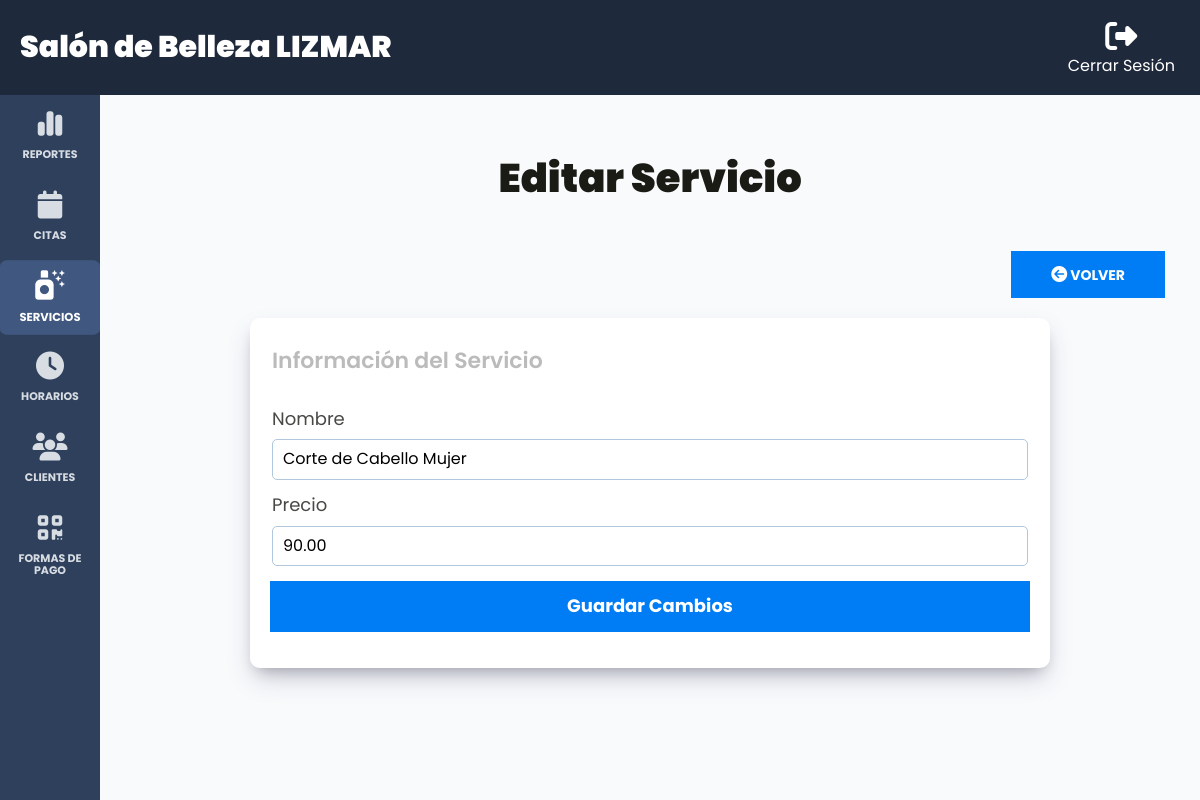
Before: /admin/servicios/editar?id=1 (signed in) with the older database file.
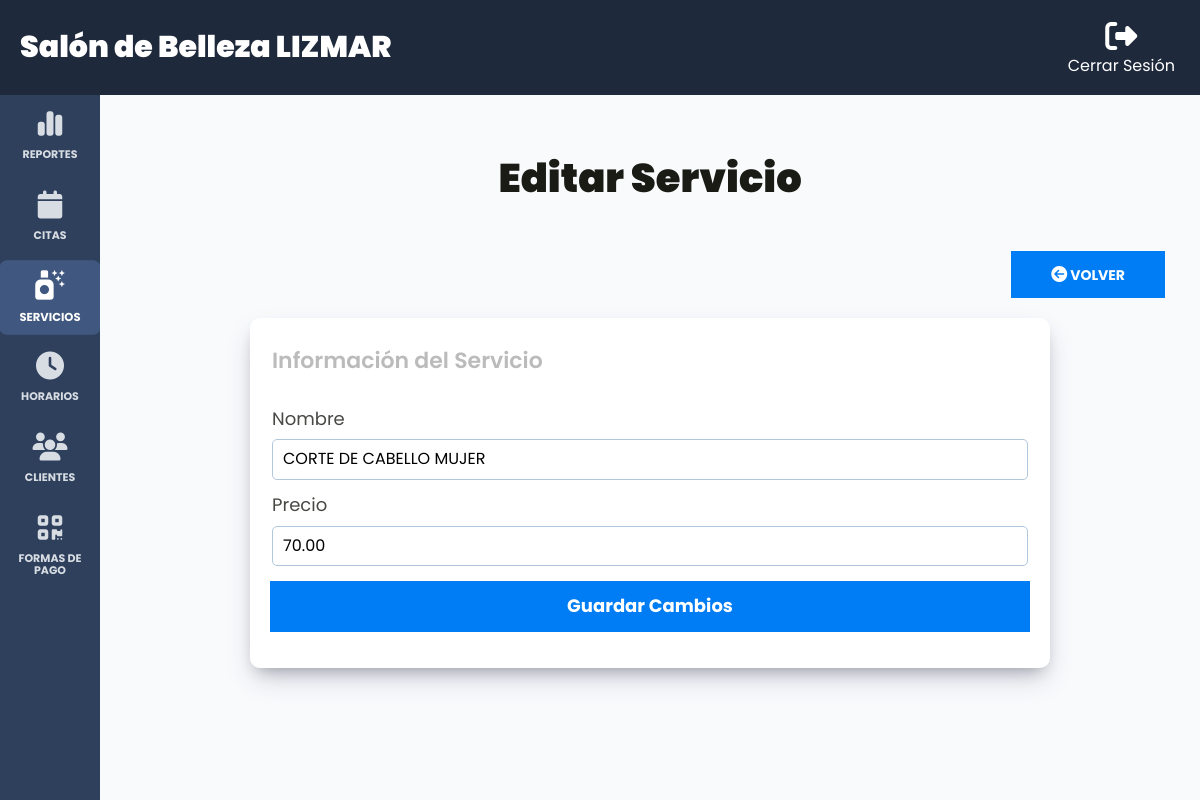
After: the same page with the newer database file.
### tables this page shows
CREATE TABLE `servicios` (
  `id` int NOT NULL AUTO_INCREMENT,
  `nombre` varchar(60) DEFAULT NULL,
  `precio` decimal(5,2) DEFAULT NULL,
  `estado` tinyint DEFAULT NULL,
  PRIMARY KEY (`id`)
);

### controllers/ServiciosController.php (called while the page is built, shortened)
<?php
class ServiciosController {
    public static function update(Router $router) {
        $id = $_GET['id'] ?? '';
        $id = filter_var($id, FILTER_VALIDATE_INT);
        $servicio = Servicio::find($id);
        $alertas = [];
        $router->render('admin/servicios/update', [
            'alertas' => $alertas,
            'servicio' => $servicio
        ]);
    }
}

### public/index.php (called while the page is built, shortened)
<?php
$router = new Router();
$router->get('/', [LoginController::class, 'login']);
$router->post('/', [LoginController::class, 'login']);
$router->get('/logout', [LoginController::class, 'logout']);
$router->get('/forgot-password', [LoginController::class, 'forgotPassword']);
$router->post('/forgot-password', [LoginController::class, 'forgotPassword']);
$router->get('/reset-password', [LoginController::class, 'resetPassword']);
$router->post('/reset-password', [LoginController::class, 'resetPassword']);
$router->get('/create-account', [LoginController::class, 'createAccount']);
$router->post('/create-account', [LoginController::class, 'createAccount']);
$router->get('/confirm-account', [LoginController::class, 'confirmAccount']);
$router->get('/message', [LoginController::class, 'message']);
$router->get('/cita', [CitaController::class, 'index']);
$router->get('/historial', [CitaController::class, 'showHistorial']);
$router->post('/cita/cancelar', [CitaController::class, 'update']);
$router->get('/api/servicios', [APIController::class, 'index']);
$router->get('/api/horarios', [APIController::class, 'showHorarios']);
$router->post('/api/horarios/estado', [APIController::class, 'cambiarEstadoHorarios']);
$router->post('/api/citas', [APIController::class, 'create']);
$router->get('/api/citas_admin', [APIController::class, 'getCitas']);
$router->get('/api/reportes/ingresos_mensuales', [ReportesAPIController::class, 'ingresosPorMes']);
$router->get('/api/reportes/ingresos_diarios', [ReportesAPIController::class, 'ingresosPorDia']);
$router->get('/api/reportes/servicios_solicitados', [ReportesAPIController::class, 'serviciosSolicitados']);
$router->get('/api/reportes/clientes_frecuentes', [ReportesAPIController::class, 'clientesFrecuentes']);
$router->get('/api/reportes/horarios_demandados', [ReportesAPIController::class, 'horariosDemandados']);
$router->get('/admin/dashboard', [DashboardController::class, 'index']);
$router->get('/admin/citas', [CitasController::class, 'index']);
$router->post('/admin/citas/editar', [CitasController::class, 'update']);
$router->get('/admin/clientes', [ClientesController::class, 'index']);
$router->get('/admin/horarios', [HorariosController::class, 'index']);
$router->get('/admin/formas_pagos', [FormasPagosController::class, 'index']);
$router->get('/admin/formas_pagos/actualizar_qr', [FormasPagosController::class, 'update']);
$router->post('/admin/formas_pagos/actualizar_qr', [FormasPagosController::class, 'update']);
$router->get('/admin/servicios', [ServiciosController::class, 'index']);
$router->get('/admin/servicios/crear', [ServiciosController::class, 'create']);
$router->post('/admin/servicios/crear', [ServiciosController::class, 'create']);
$router->get('/admin/servicios/editar', [ServiciosController::class, 'update']);
$router->post('/admin/servicios/editar', [ServiciosController::class, 'update']);
$router->post('/admin/servicios/eliminar', [ServiciosController::class, 'delete']);
$router->get('/error/404', [Pagina404Controller::class, 'index']);
$router->comprobarRutas();

### models/ActiveRecord.php (called while the page is built, shortened)
<?php
class ActiveRecord {
    protected static $db;
    protected static $tabla = '';
    public static function setDB($database) {
        self::$db = $database;
    }
    public static function consultarSQL($query) {
        $resultado = self::$db->query($query);
        $array = [];
        while ($registro = $resultado->fetch_assoc()) {
            $array[] = static::crearObjeto($registro);
        }
        return $array;
    }
    protected static function crearObjeto($registro) {
        $objeto = new static;
        foreach ($registro as $key => $value) {
            if (property_exists($objeto, $key)) {
                $objeto->$key = $value;
            }
        }
        return $objeto;
    }
    public static function find($id) {
        $query = "SELECT * FROM " . static::$tabla  . " WHERE id = $id";
        $resultado = self::consultarSQL($query);
        return array_shift($resultado);
    }
}

### includes/functions.php (called while the page is built, shortened)
<?php
function s($html): string {
    $s = htmlspecialchars($html);
    return $s;
}

### views/admin/servicios/formulario.php (the view)
<fieldset class="formulario-admin__fieldset">
    <legend class="formulario-admin__legend">Información del Servicio</legend>
    <div class="formulario-admin__campo">
        <label for="nombre" class="formulario-admin__label">Nombre</label>
        <input type="text" id="nombre" name="nombre" placeholder="Nombre del Servicio" class="formulario-admin__input" value="<?php echo s($servicio->nombre) ?? ''; ?>">
    </div>
    <div class="formulario-admin__campo">
        <label for="nombre" class="formulario-admin__label">Precio</label>
        <input type="text" id="precio" name="precio" placeholder="Precio del Servicio" class="formulario-admin__input" value="<?php echo s($servicio->precio) ?? ''; ?>">
    </div>
</fieldset>

Changed rows visible on the page:
changed servicios: nombre "Corte de Cabello Mujer" → "CORTE DE CABELLO MUJER"; precio "90.00" → "70.00"
